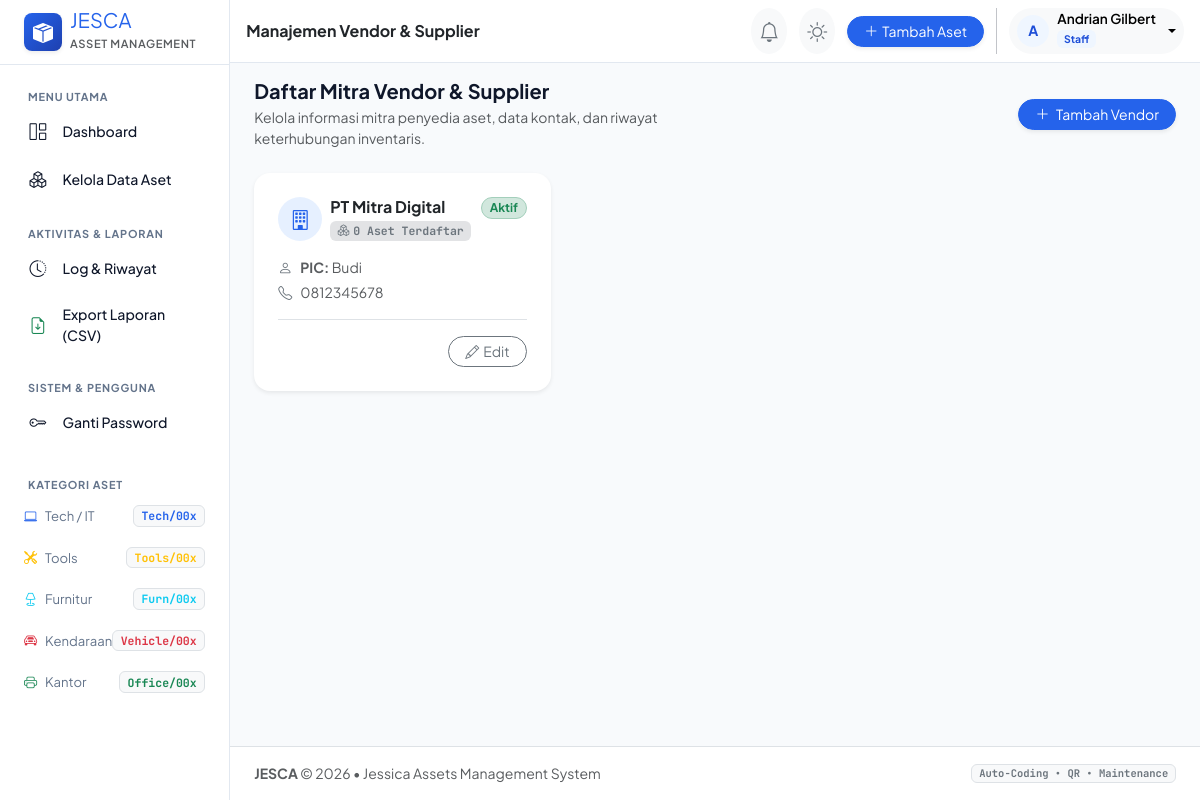
The app's page /vendors (signed in) with its own data.
### app.py (models this page shows, shortened)
class User(UserMixin, db.Model):
    __tablename__ = 'users'
    id = db.Column(db.Integer, primary_key=True)
    username = db.Column(db.String(80), unique=True, nullable=False, index=True)
    password_hash = db.Column(db.String(255), nullable=False)
    full_name = db.Column(db.String(120), default='Administrator')
    role = db.Column(db.String(30), default='Admin')  # Admin, Staff, Auditor, Teknisi
    is_active = db.Column(db.Boolean, default=True)
    created_at = db.Column(db.DateTime, default=datetime.utcnow)
    force_password_change = db.Column(db.Boolean, default=False)
    api_key = db.Column(db.String(64), nullable=True, unique=True, index=True)
    last_login = db.Column(db.DateTime, nullable=True)
    failed_login_count = db.Column(db.Integer, default=0)
    locked_until = db.Column(db.DateTime, nullable=True)

class Vendor(db.Model):
    __tablename__ = 'vendors'
    id = db.Column(db.Integer, primary_key=True)
    name = db.Column(db.String(150), nullable=False)
    contact_person = db.Column(db.String(100), nullable=True)
    phone = db.Column(db.String(50), nullable=True)
    email = db.Column(db.String(120), nullable=True)
    address = db.Column(db.Text, nullable=True)
    notes = db.Column(db.Text, nullable=True)
    is_active = db.Column(db.Boolean, default=True)
    created_at = db.Column(db.DateTime, default=datetime.utcnow)

### app.py (the view)
@app.route('/vendors')
@login_required
def vendors():
    vendor_list = Vendor.query.order_by(Vendor.name.asc()).all()
    return render_template('vendors.html', vendors=vendor_list)

### templates/vendors.html (shortened to what this page needs)
{% extends "base.html" %}
{% block page_heading %}Manajemen Vendor & Supplier{% endblock %}
{% block content %}
<div class="row g-3 align-items-center mb-4">
    <div class="col-md-6">
        <h5 class="fw-bold mb-1">Daftar Mitra Vendor & Supplier</h5>
        <p class="text-muted small mb-0">Kelola informasi mitra penyedia aset, data kontak, dan riwayat keterhubungan inventaris.</p>
    </div>
    <div class="col-md-6 text-md-end">
        {% if current_user.role in ['Admin', 'Staff'] %}
        <button type="button" class="btn btn-primary btn-sm rounded-pill px-3 shadow-sm" data-bs-toggle="modal" data-bs-target="#addVendorModal">
            <i class="bi bi-plus-lg me-1"></i> Tambah Vendor
        </button>
        {% endif %}
    </div>
</div>
<div class="row g-3 mb-4">
    {% for v in vendors %}
    <div class="col-md-6 col-xl-4">
        <div class="card vendor-card border-0 shadow-sm rounded-4 h-100">
            <div class="card-body p-4 d-flex flex-column justify-content-between">
                <div>
                    <div class="d-flex align-items-start justify-content-between mb-3">
                        <div class="d-flex align-items-center gap-2">
                            <div class="bg-primary bg-opacity-10 text-primary rounded-circle p-2 d-flex align-items-center justify-content-center" style="width: 44px; height: 44px;">
                                <i class="bi bi-building fs-5"></i>
                            </div>
                            <div>
                                <h6 class="fw-bold mb-0 text-dark">{{ v.name }}</h6>
                                <span class="badge bg-secondary-subtle text-secondary font-monospace" style="font-size: 0.72rem;">
                                    <i class="bi bi-boxes me-1"></i>{{ v.assets|length }} Aset Terdaftar
                                </span>
                            </div>
                        </div>
                        {% if v.is_active %}
                        <span class="badge bg-success-subtle text-success border border-success-subtle rounded-pill">Aktif</span>
                        {% else %}
                        <span class="badge bg-danger-subtle text-danger border border-danger-subtle rounded-pill">Nonaktif</span>
                        {% endif %}
                    </div>
                    <div class="small text-muted mb-3 d-flex flex-column gap-1">
                        {% if v.contact_person %}
                        <div><i class="bi bi-person me-2 text-secondary"></i><strong>PIC:</strong> {{ v.contact_person }}</div>
                        {% endif %}
                        {% if v.phone %}
                        <div><i class="bi bi-telephone me-2 text-secondary"></i><a href="tel:{{ v.phone }}" class="text-decoration-none text-muted">{{ v.phone }}</a></div>
                        {% endif %}
                    </div>
                </div>
                {% if current_user.role in ['Admin', 'Staff'] %}
                <div class="border-top pt-3 d-flex justify-content-end gap-2">
                    <button class="btn btn-outline-secondary btn-sm rounded-pill px-3" data-bs-toggle="modal" data-bs-target="#editVendorModal{{ v.id }}">
                        <i class="bi bi-pencil me-1"></i>Edit
                    </button>
                </div>
                {% endif %}
            </div>
        </div>
    </div>
    {% endfor %}
</div>
{% endblock %}

### templates/base.html (shortened to what this page needs)
<!DOCTYPE html>
<html lang="id">
<head>
    <link href="https://cdn.jsdelivr.net/npm/bootstrap@5.3.3/dist/css/bootstrap.min.css" rel="stylesheet">
    <link href="https://cdn.jsdelivr.net/npm/bootstrap-icons@1.11.3/font/bootstrap-icons.min.css" rel="stylesheet">
    <link rel="stylesheet" href="{{ url_for('static', filename='css/style.css') }}">
</head>
<body>
    {% if current_user.is_authenticated %}
    <div class="d-flex" id="wrapper">
        <aside class="sidebar bg-white border-end" id="sidebar-wrapper">
            <div class="sidebar-heading px-4 py-3 border-bottom d-flex align-items-center justify-content-between">
                <a href="{{ url_for('dashboard') }}" class="d-flex align-items-center text-decoration-none text-dark gap-2">
                    <div class="brand-icon rounded-3 d-flex align-items-center justify-content-center text-white shadow-sm">
                        <i class="bi bi-box-seam-fill fs-5"></i>
                    </div>
                    <div>
                        <span class="fs-5 fw-extrabold tracking-tight text-primary d-block lh-1">JESCA</span>
                        <small class="text-muted fw-semibold" style="font-size: 0.7rem; letter-spacing: 0.6px;">ASSET MANAGEMENT</small>
                    </div>
                </a>
            </div>
            <div class="sidebar-menu p-3">
                <div class="menu-label">Menu Utama</div>
                <ul class="nav nav-pills flex-column gap-1 mb-3">
                    <li class="nav-item">
                        <a href="{{ url_for('dashboard') }}" class="nav-link {% if request.endpoint == 'dashboard' %}active{% endif %} d-flex align-items-center gap-3">
                            <i class="bi bi-grid-1x2"></i>
                            <span>Dashboard</span>
                        </a>
                    </li>
                    <li class="nav-item">
                        <a href="{{ url_for('assets') }}" class="nav-link {% if request.endpoint == 'assets' %}active{% endif %} d-flex align-items-center gap-3">
                            <i class="bi bi-boxes"></i>
                            <span>Kelola Data Aset</span>
                        </a>
                    </li>
                </ul>
                <div class="menu-label">Aktivitas & Laporan</div>
                <ul class="nav nav-pills flex-column gap-1 mb-3">
                    <li class="nav-item">
                        <a href="{{ url_for('history') }}" class="nav-link {% if request.endpoint == 'history' %}active{% endif %} d-flex align-items-center gap-3">
                            <i class="bi bi-clock-history"></i>
                            <span>Log & Riwayat</span>
                        </a>
                    </li>
                    <li class="nav-item">
                        <a href="{{ url_for('export_assets_csv') }}" class="nav-link d-flex align-items-center gap-3">
                            <i class="bi bi-file-earmark-arrow-down text-success"></i>
                            <span>Export Laporan (CSV)</span>
                        </a>
                    </li>
                </ul>
                <div class="menu-label">Sistem & Pengguna</div>
                <ul class="nav nav-pills flex-column gap-1 mb-4">
                    <li class="nav-item">
                        <a href="#" class="nav-link d-flex align-items-center gap-3" data-bs-toggle="modal" data-bs-target="#changePasswordModal">
                            <i class="bi bi-key"></i>
                            <span>Ganti Password</span>
                        </a>
                    </li>
                </ul>
                <div class="menu-label">Kategori Aset</div>
                <div class="d-flex flex-column gap-1">
                    <a href="{{ url_for('assets', category='Tech') }}" class="category-pill d-flex align-items-center justify-content-between p-2 rounded-2 text-decoration-none">
                        <span class="d-flex align-items-center gap-2"><i class="bi bi-laptop text-primary"></i> Tech / IT</span>
                        <span class="badge bg-light text-primary border font-monospace" style="font-size: 0.72rem;">Tech/00x</span>
                    </a>
                    <a href="{{ url_for('assets', category='Tools') }}" class="category-pill d-flex align-items-center justify-content-between p-2 rounded-2 text-decoration-none">
                        <span class="d-flex align-items-center gap-2"><i class="bi bi-tools text-warning"></i> Tools</span>
                        <span class="badge bg-light text-warning border font-monospace" style="font-size: 0.72rem;">Tools/00x</span>
                    </a>
                    <a href="{{ url_for('assets', category='Furniture') }}" class="category-pill d-flex align-items-center justify-content-between p-2 rounded-2 text-decoration-none">
                        <span class="d-flex align-items-center gap-2"><i class="bi bi-lamp text-info"></i> Furnitur</span>
                        <span class="badge bg-light text-info border font-monospace" style="font-size: 0.72rem;">Furn/00x</span>
                    </a>
                    <a href="{{ url_for('assets', category='Vehicle') }}" class="category-pill d-flex align-items-center justify-content-between p-2 rounded-2 text-decoration-none">
                        <span class="d-flex align-items-center gap-2"><i class="bi bi-car-front text-danger"></i> Kendaraan</span>
                        <span class="badge bg-light text-danger border font-monospace" style="font-size: 0.72rem;">Vehicle/00x</span>
                    </a>
                    <a href="{{ url_for('assets', category='Office') }}" class="category-pill d-flex align-items-center justify-content-between p-2 rounded-2 text-decoration-none">
                        <span class="d-flex align-items-center gap-2"><i class="bi bi-printer text-success"></i> Kantor</span>
                        <span class="badge bg-light text-success border font-monospace" style="font-size: 0.72rem;">Office/00x</span>
                    </a>
                </div>
            </div>
        </aside>
        <div id="page-content-wrapper" class="w-100 d-flex flex-column min-vh-100">
            <nav class="navbar navbar-expand-lg bg-white border-bottom sticky-top px-3 py-2">
                <div class="container-fluid px-0">
                    <div class="d-flex align-items-center gap-2">
                        <span class="fw-bold fs-6 text-dark">{% block page_heading %}JESCA{% endblock %}</span>
                    </div>
                    <div class="d-flex align-items-center gap-2 ms-auto">
                        <div class="dropdown me-1">
                            <button class="btn btn-light position-relative border-0 rounded-circle p-2 shadow-none" type="button" data-bs-toggle="dropdown" aria-expanded="false" title="Pemberitahuan Maintenance">
                                <i class="bi bi-bell fs-5 text-secondary"></i>
                            </button>
                        </div>
                        <div class="dropdown me-1">
                            <button class="btn btn-light border-0 rounded-circle p-2 shadow-none" type="button" data-bs-toggle="dropdown" aria-expanded="false" title="Ganti Tema Tampilan" id="themeToggleBtn">
                                <i class="bi bi-palette fs-5 text-secondary" id="themeIcon"></i>
                            </button>
                        </div>
                        <a href="{{ url_for('assets') }}" class="btn btn-primary btn-sm rounded-pill px-3 py-1 d-flex align-items-center gap-1 shadow-sm">
                            <i class="bi bi-plus-lg"></i>
                            <span class="d-none d-sm-inline">Tambah Aset</span>
                        </a>
                        <div class="dropdown">
                            <button class="btn btn-light border-0 d-flex align-items-center gap-2 py-1 px-2 rounded-pill dropdown-toggle shadow-none" type="button" data-bs-toggle="dropdown" aria-expanded="false">
                                <div class="avatar-circle bg-primary-subtle text-primary fw-bold">
                                    {{ current_user.username[0]|upper }}
                                </div>
                                <div class="text-start d-none d-md-block">
                                    <div class="fw-semibold lh-1" style="font-size: 0.85rem;">{{ current_user.full_name }}</div>
                                    <span class="badge bg-primary-subtle text-primary" style="font-size: 0.65rem;">{{ current_user.role }}</span>
                                </div>
                            </button>
                        </div>
                    </div>
                </div>
            </nav>
            <div class="container-fluid px-3 px-md-4 pt-3">
            </div>
            <main class="flex-grow-1 container-fluid px-3 px-md-4 pb-4">
                {% block content %}{% endblock %}
            </main>
            <footer class="bg-white border-top py-3 px-4 text-center text-muted small">
                <div class="d-flex flex-column flex-sm-row justify-content-between align-items-center gap-2">
                    <div>
                        <strong>JESCA</strong> &copy; 2026 &bull; Jessica Assets Management System
                    </div>
                    <div class="d-flex align-items-center gap-2">
                        <span class="badge bg-light text-secondary border font-monospace">Auto-Coding &bull; QR &bull; Maintenance</span>
                    </div>
                </div>
            </footer>
        </div>
    </div>
    {% else %}
        <main class="min-vh-100 d-flex flex-column justify-content-center py-4 bg-light">
            {% block auth_content %}{% endblock %}
        </main>
    {% endif %}
</body>
</html>

### records on screen
User: username "A", full_name "Andrian Gilbert", role "Staff"
Vendor: name "PT Mitra Digital", assets|length "0", is_active "Aktif", contact_person "Budi", phone "0812345678"
